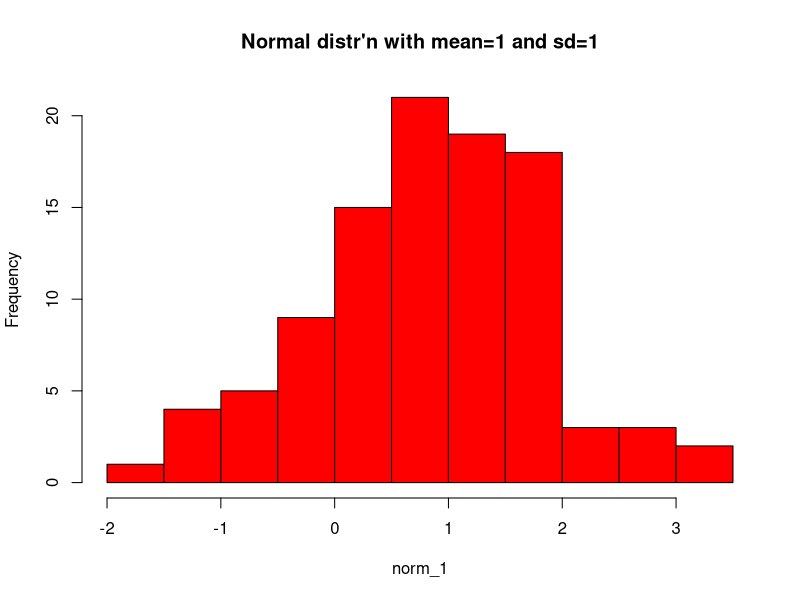
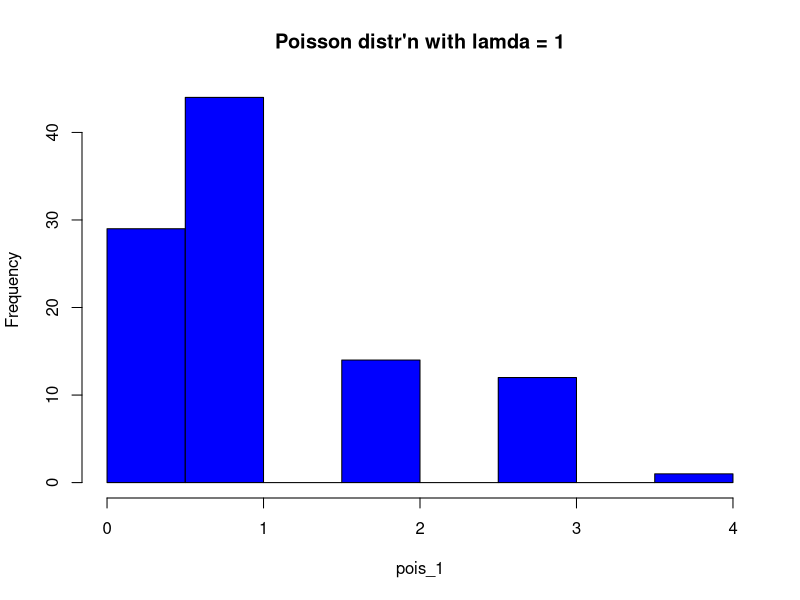
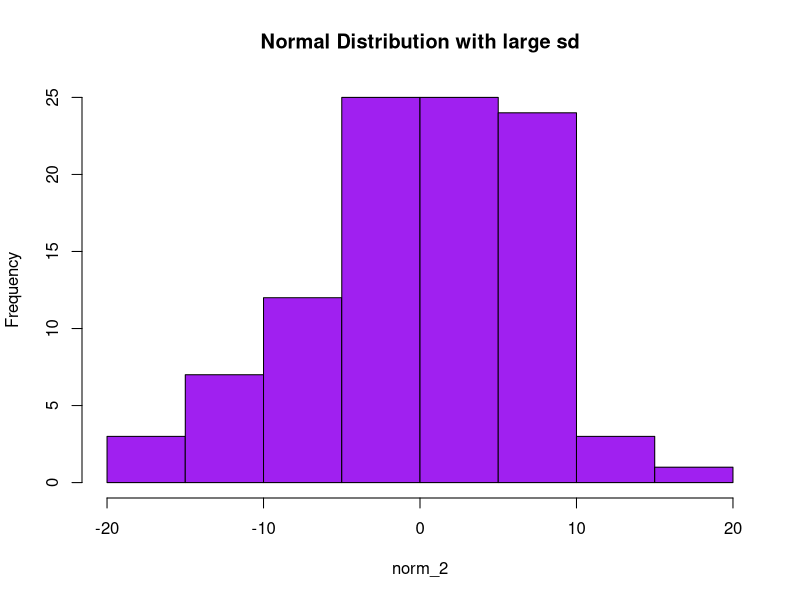
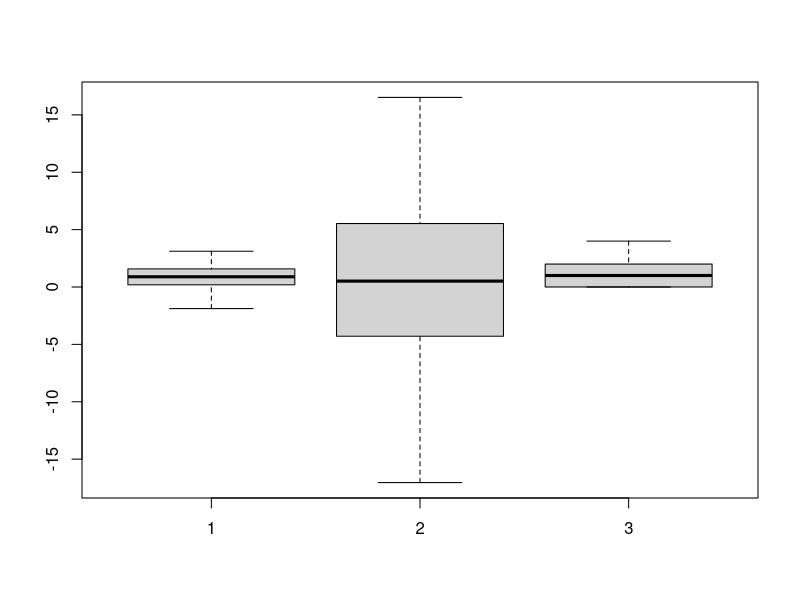
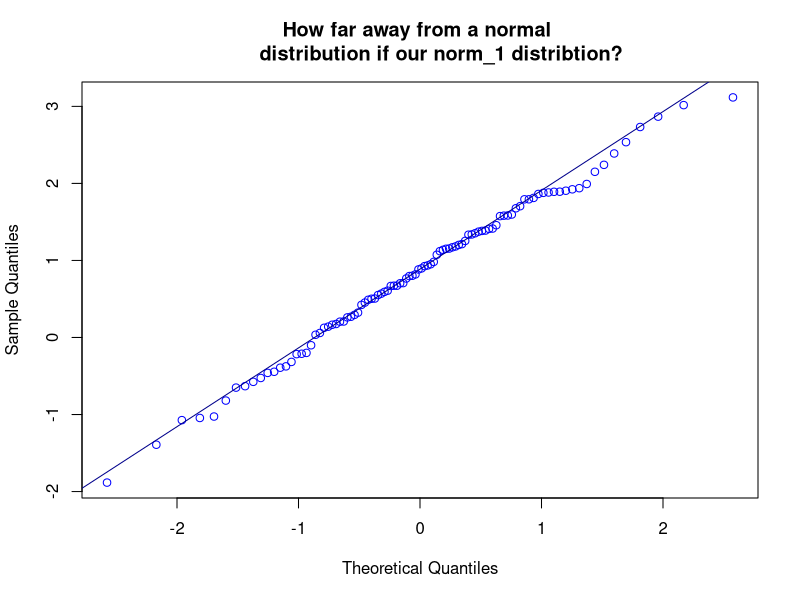
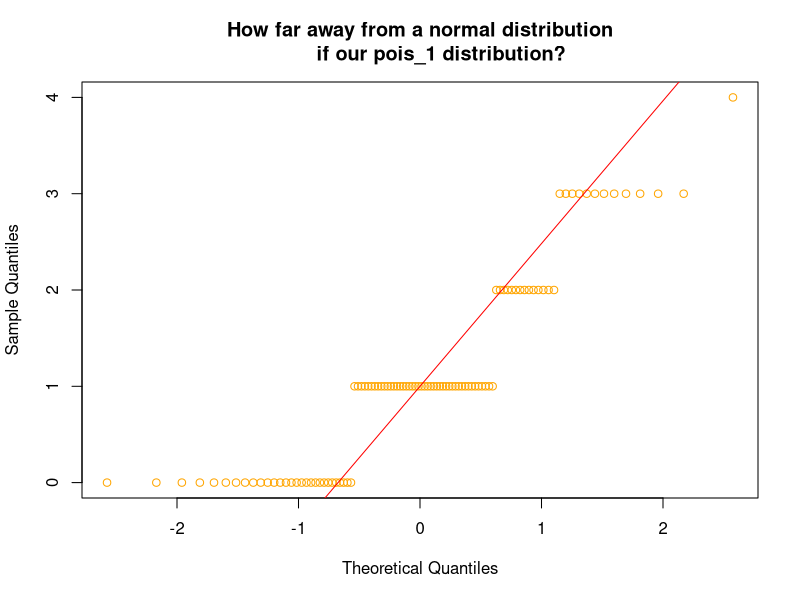
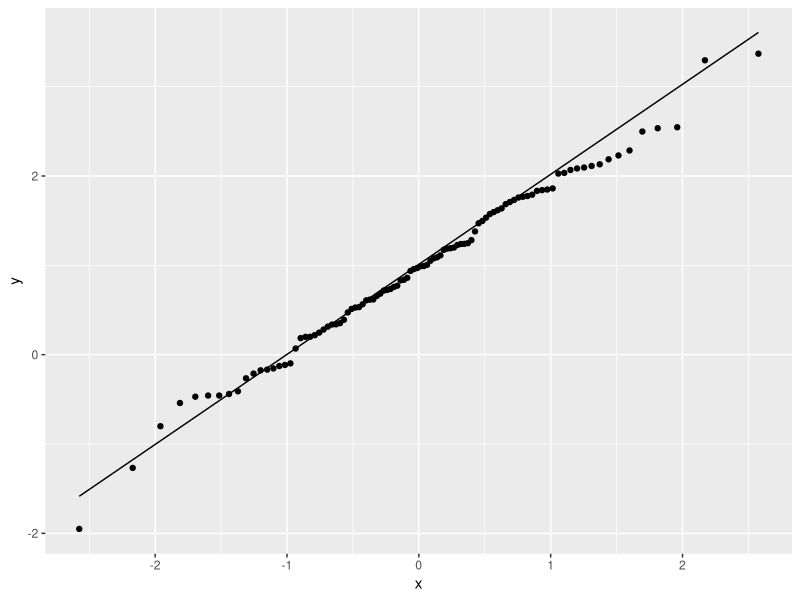
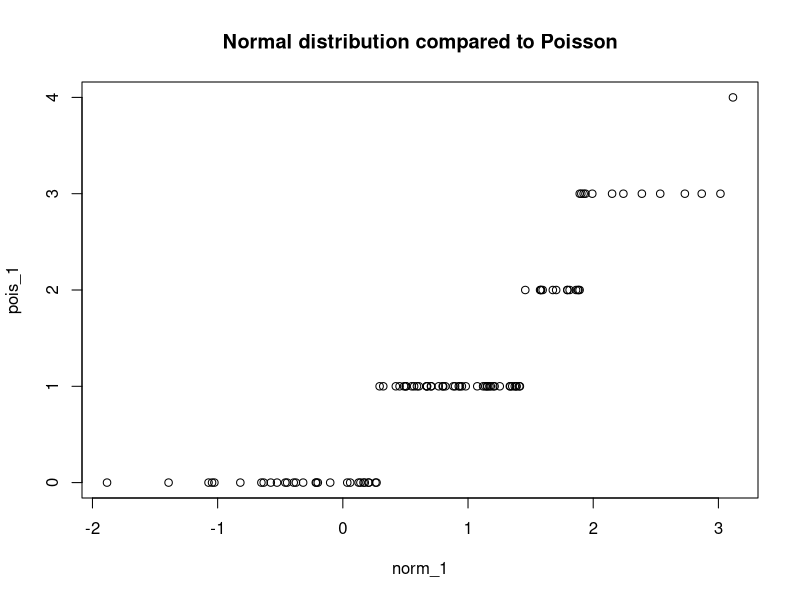

Source code (R) for these figures, in order: (Note: this script raises an error after producing the figures.)
## ---- chunk 1
#similar to the dbinom(), pbinom(), qbinom(), and rbinom() but for the normal distribution and the Poisson distribution:
# ---------------------------------
# normal distribution with 100 observations, mean of 1 and standard deviation of 1
norm_1<-rnorm(100,1,1)
# we can visualize this with a histogram
hist(norm_1,main="Normal distr'n with mean=1 and sd=1",col="Red")
# Poisson distribution with lamda = 1
pois_1<-rpois(100,1)
# the histograms of these two distributions should convince you that these two distributions
# are VERY different
hist(pois_1,main="Poisson distr'n with lamda = 1",col="Blue")
# -------------------
# Now one companion distribution that is normally distributed, but has very different sd and variance (not equal to 1)
norm_2<-rnorm(100,0,6)
#visual assessments
hist(norm_2,main="Normal Distribution with large sd",col="Purple")
# Now let's peek at a boxplot
boxplot(norm_1, norm_2,pois_1)
## ---- chunk 2
# qqnorm plot
qqnorm(norm_1, main="How far away from a normal 
       distribution if our norm_1 distribtion?", col="Blue")
# qqline on top of the qqnorm
qqline(norm_1, col="Dark Blue")
qqnorm(pois_1, main="How far away from a normal distribution
       if our pois_1 distribution?", col="Orange")
# qqline on top of the qqnorm
qqline(pois_1,col="Red")
## ---- chunk 3
#call library so that we can knit the document together later!
library(ggplot2)
#re-simulate our normal distribution as a dataframe first since ggplot2 requires dataframes!
# notice that it has the same number of samples, and the same mean and sd as rnorm_1 variable used throughout the rest of this rmd file. 
dummyf <- data.frame(y = rnorm(100,1,1))
ggplot(dummyf, aes(sample = y))+ stat_qq() + stat_qq_line()
## ---- chunk 4
# In the following cases, there are three comparisons using qqplot: 
#1. Normal to Poisson distribution centered on same mean
qqplot(norm_1, pois_1, main= "Normal distribution compared to Poisson")
#2. Normal distribution, mean =1, sd=1 compared to Normal Distribution with mean=0 sd=6
qqplot(norm_1,norm_2,main = "Two Normal distributions who both have \n mean =1 but vastly different stand dev")
# you can see from this last plot that qqplot doesn't warn us about when the variances aren't equal!! 
## ---- chunk 5
# are these variables normally distributed? Let's hope norm_1, and norm_2 are and that pois_1 are not! 
shapiro.test(norm_1)
# this should not be normally distributed since it simulated from a POISSON distribution!
shapiro.test(pois_1)
shapiro.test(norm_2)
## ---- chunk 6
# let's have a look at the standard deviations of the three previously manufactored distributions:
sd(norm_1)
sd(pois_1)
sd(norm_2)
# for fun, I have played with the conf.level and changed it from it's
# default of 0.95 to 0.99. 
# You will notice that you are now providing TWO arguments in the var.test 
# function since you are comparing the variances of TWO samples. I have
# compared norm_1, pois_1, and norm_2 below:  
x_y_f_test<-var.test(norm_1,pois_1,conf.level = 0.99)
x_y_f_test
var.test(norm_1,norm_2,conf.level = 0.99)
## ---- chunk 7
# one sample t tests: moose weights!
# statistical test is the one sample t test because we want to know if the population of all moose is equal to 423kg based on this sample: 
weights_moose<-c(401,380,393,450,420,435,426,397,415)
# 1. we usually begin with some visual assessment
# with only n=9, we don't expect our histogram to give us much information
hist(weights_moose)
# we could also use the density function
plot(density(weights_moose), main="Moose Weights")
# it is mound shaped so it is likely okay. We could do further testing with
# qqnorm and qqline plots
qqnorm(weights_moose)
qqline(weights_moose)
# let's see what the formal test tells us. We don't really need normality for this test, but we do need mound shaped and symmetric so the density graph was useful!
shapiro.test(weights_moose)
# let's check in and see what the mean is for this subset of 9 moose.
mean(weights_moose)
## ---- chunk 8
# there don't appear to be any serious violations so let's continue with the t test
moose.t<-t.test(weights_moose,mu=423,var.equal=TRUE)
moose.t
#var.equal=TRUE isn't a required argument for one sample t-tests because, well, 
# there's only one sample so there are not two samples to compare variance. I am 
# just pointing out that this argument exists since you will need it for two sample
# t-tests. An additional argument that is part of the t.test() is one that specifies
# whether or not the t test is a one sided or two sided test. That argument can
# be one of three things: 
# alternative = c("two.sided", "less", "greater")
# If we want to use the alternate hypothesis that the mean of our sample of
# moose is less than the mean of the moose population, mu=423, we would use the following command: 
moose_one_sided.t<-t.test(weights_moose,mu=423,alternative = "less")
moose_one_sided.t
## ---- chunk 9
Drug<-c(101,110,103,93,99,104)
Placebo<-c(91,87,99.77,88,91)
# we should test these variables to see if they are both from normal distributions
# the par function that allows you to, for instance, put both graphs into one window
par(mfrow=c(1,2))
# density function
plot(density(Drug), main="Drug")
plot(density(Placebo), main="Placebo")
# good old boxplot to get an instant visual of the median and variation
boxplot(Drug,Placebo,ylab="reaction times to stimulus",names=c("Drug","Placebo"))
# compare the means of the Drug and Placebo groups
means<-c(mean(Drug),mean(Placebo))
means
# overlay the means onto the last graph plotted - in this case the boxplot - with
# the points function. Boxplots show medians but not means so we are just adding the means to this plot.  
points(means,col="Red",pch=15)
## ---- chunk 10
# standard deviations comparison
Drug_sd<-sd(Drug)
Drug_sd
sd(Placebo)
var_eq<-var.test(Drug, Placebo)
print(var_eq)
## ---- chunk 11
# these are not even close to normally distributed and they variances are 
# not even close to equal BUT they do have similar shapes (bi-modal) so it 
# might be okay to use the t test (kinda amazing how robust it can be, no?)
# let's see if this works (we will see the var.test to test for equal variances below)
drug_treatment.t<-t.test(Drug,Placebo,var.equal=TRUE)
drug_treatment.t
# when standard deviations are really different, we need to use a welch's 
# approximate t-test and here we are comparing the results from welsh to the
# results from a regular t test. 
drug_treatment.t_welch<-t.test(Drug,Placebo)
drug_treatment.t_welch
# welch's t test is the default of the two sided t test, and assumes that variances are unequal. This is a conservative test
# which is why it is the default. 
## ---- chunk 12
Regular<-c(16,20,21,22,23,22,27,25,27,28)
Premium<-c(19,22,24,24,25,25,26,26,28,32)
# by setting paired to be TRUE, you get a paired t-test instead of a t-test. 
gas.t<-t.test(Regular, Premium,paired = TRUE)
gas.t
## ---- chunk 13
# calculate the sd of the data set where Regular-Premium since we are trying to test the difference between the two fuels
sd_paired_gas<-sd(Regular-Premium)
sd_paired_gas
# pair is defined
test_pair<-Regular-Premium
test_pair
# let's see if the differences between Regular-Premium are normally distributed
# since that is the assumption of the paired t-test
hist(test_pair)
# run the power t test with the appropriate sd
power.t.test(delta=0.2,sd=sd_paired_gas,type="paired",power=0.9)
# how does this compare to if you forget to use the appropriate sd and 
# just use the default value of 1?
power.t.test(delta=0.2,type="paired",power=0.9)
## ---- chunk 14
# sd: 
Drug_sd<-sd(Drug)
Drug_sd
Placebo_sd<-sd(Placebo)
Placebo_sd
# pooled sd when each group has n=6. We do this by hand. There might be an easier 
# built-in way to do it but I haven't found it. If you do, as always, let me know!
pooled_sd_drugs<-sqrt((5*(Drug_sd^2)+5*(Placebo_sd^2))/(10))
pooled_sd_drugs
# run the power t test with the appropriate pooled sd
power.t.test(delta=2,sd=pooled_sd_drugs,power=0.9)
# how does this compare to if you forget to use the appropriate sd 
# and just use the default value of 1?
power.t.test(delta=2,power=0.9)
## ---- chunk 15
# let's compare what happens when we use welch's approx t test, since 
# variances are different to what results from just using a regular t-test
# and the norm_2 distribution has a variance that is 6 times the variance
# of the norm_1 distribution. 
welch_t<-t.test(norm_1,norm_2)
non_welch_t<-t.test(norm_1,norm_2,var.equal = TRUE)
# call them! ESPECIALLY LOOK AT THE DEGREES OF FREEDOM!!
welch_t
non_welch_t
# Now let's see what happens when we compare two distributions that have
# similar shapes and similar variances:norm_1 and I am creating norm_3 which has a mean of 0 and a sd of 1:
## ---- chunk 16
norm_3<-rnorm(100,0,1)
welch_t_x_q<-t.test(norm_1,norm_3)
non_welch_t_x_q<-t.test(norm_1,norm_3,var.equal = TRUE)
welch_t_x_q
non_welch_t_x_q
# let's see how significant the test is between two completely different
# distributions which have the same mean (1) and sd (1). 
# Variable q (normal distribution) and variable y (poisson distribution)  
diff_distr<-t.test(pois_1,norm_1)
diff_distr
# pretty robust even though the distributions are different, eh? 
# Althought the distributions aren't actually hugely different: 
par(mfrow=c(1,2))
plot(density(norm_1), main="Normal distr mean =1 and sd=1")
plot(density(pois_1), main="Poisson dist lambda=mean=variance=1")
## ---- chunk 17
#log transformation; log()
transformed_normal<-log(norm_1)
transformed_normal
#let's see visually if this has helped at all.Note that it should still be
# pretty normally distributed because the variable x is normally distributed 
qqnorm(transformed_normal)
qqline(transformed_normal)
# do the same thing but with the Poisson distributed variable y
transformed_poisson<-log(pois_1)
transformed_poisson
# Oh. Wait - why isn't this working? Let's remember what happens when you take a log(0)...
pois_1
# ah... so transformation won't work with certain distributions....
# I have hashed the following out. Why don't you think they work? 
#qqnorm(transformed_poisson)
#qqline(transformed_poisson)
## ---- chunk 18
# Mann Whitney test is performed which is the non-parametric alternative 
# to the two sample t test. These are both normally distributed, but have vastly different sd. 
# A Welch's approximate t test would be best here. This is for illustration purposes only!
First_Comparison_WC<-wilcox.test(norm_1,norm_2,paired=FALSE)
First_Comparison_TT<-t.test(norm_1,norm_2) # since the var.equal argument in t.test is set to FALSE, this gives Welch's already
print("Let's compare the output of the WC to the TT")
print(First_Comparison_WC)
print(First_Comparison_TT)
#compare the normal and the poisson distributed variables
#Second_Comparison_WC<-wilcox.test(norm_1,pois_1)
#Second_Comparison_TT<-t.test(norm_1,pois_1)
#print("Let's compare the output of the WC to the TT")
#print(Second_Comparison_WC)
#print(Second_Comparison_TT)
# non-parametric alternative,wilcoxon signed rank test, to paired t test
#Third_Comparison_WC<-wilcox.test(norm_1,pois_1,paired=TRUE)
#Third_Comparison_TT<-t.test(norm_1,pois_1,paired=TRUE)
#print("Let's compare the output of the WC to the TT")
#print(Third_Comparison_WC)
#print(Third_Comparison_TT)
## ---- chunk 19
#First comparison was for two distributions with different means and different sd: norm_1,norm_2
n1x <- function(n) rnorm(n, mean = 1, sd = 1) 
n2y <- function(n) rnorm(n, mean = 0, sd = 6) 
## two-sample
sim.ssize.wilcox.test(rx = n1x, ry = n2y, n.max = 1000, iter = 1000)
#emp.power is the empirical power that is calculated for each 'n'
# Second comparison was for two distributions: norm_1,pois_1
n1x <- function(n) rnorm(n, mean = 1, sd = 1) 
p1y <- function(n) rpois(n, lambda=1) 
## two-sample
sim.ssize.wilcox.test(rx = n1x, ry = p1y, n.max = 1000, iter = 1000)
 
## ---- chunk 20
runs<-100000
# page A converted 20 individuals and 100 did not convert after exposure to page type A
a.samples<-rbeta(runs,20,100)
# page b 38 converted and 110 did not convert
b.samples<-rbeta(runs,38,110)
# we want to know the difference between A and B in convincing people to sign
# up but this difference isn't normally distributed.This would be equivalent 
# to a one sided t-test where Ho: a-b=0 and Ha: a>b
mc.p.value<-sum(a.samples>b.samples)/runs
mc.p.value
# let's see what this looks like
hist(b.samples/a.samples)
## ---- chunk 21
t.test(a.samples, b.samples,var.equal=TRUE, alternative="greater")
## ---- chunk 22
# load packages
library(knitr)
library(tidyverse)
library(survival)
library(survminer)
# Now that we have loaded these libraries, we can set output options <---- this is useful!
opts_chunk$set(fig.width = 5, fig.height = 4)
opts_knit$set(warning = FALSE,message = FALSE)

## ---- chunk 23
#using graphing that we have already seen, let's do a quick histogram. 
hist(lung$time, xlab="Length of Survival Time", main="Histogram of Survial Time \n in Lung cancer Patients")

# now for something much fancier (that uses ggplot2, just because...)
ggplot(lung, aes(x = time, fill = factor(status))) +
  geom_histogram(bins = 25, alpha = 0.6, position = "identity") +
  scale_fill_manual(values = c("blue", "red"), labels = c("Censored", "Dead")) +
  labs(x = "Days",y = "Count")
## ---- chunk 24
Surv(lung$time, lung$status)[1:10]
# we can also peek at the columns in the lung dataset. You can confirm that the censored
# data appears in the dataframe... since the time column is adjacent to the status column
# THIS IS ALMOST ALWAYS A GOOD PLACE TO START YOUR ANALYSIS!
lung[1:10,]
## ---- chunk 25
# we fit the survival curve for the entire 'Surv' object that we created in the R chunk
# above and we will fit it on x="1". WHY DO YOU USE 1? This is the convention for 
# finding the expected survival for the entire group and not a subset. 
f1 <- survfit(Surv(time, status) ~ 1, data = lung)
#peek at the names/columns in this object --- we'll do this quite a bit when we discuss ANOVA and correlation/regression
f1
# we can see that we have 228 patients being tracked (originally) and 165 individuals were followed for the entire length of the study (63 individuals were censored). 
# we can also see that we have 310 days of median survival for the uncensored individuals and even the upper and lower bounds on the confidence interval!
print("--------------------Now let's use names() function-------------------------------")
names(f1)
print("-----------------Now let's use summary() function-------------------------------")
#summary(f1)
## ---- chunk 26
plot(survfit(Surv(time, status) ~ 1, data = lung), 
     xlab = "Days", 
     ylab = "Overall survival probability")
## ---- chunk 27
ggsurvplot(
    fit = survfit(Surv(time, status) ~ 1, data = lung), 
    xlab = "Days", 
    ylab = "Overall survival probability",col="Blue")
## ---- chunk 28
summary(survfit(Surv(time, status) ~ 1, data = lung), times = 365.25)
## ---- chunk 29
summary(f1)$table["median"]
# calling it in the following way will also give you CI around the median and remind you 
# how many individuals are left, in this case 165 individuals are left in the study at
# 310 days. 
survfit(Surv(time, status) ~ 1, data = lung)
## ---- chunk 30
plot_main <- 
  ggsurvplot(data = lung, fit = f1,
    xlab = "Months",
    legend = "none",
    xscale = 30.4,
    break.x.by = 182.4, 
    risk.table = TRUE,
    risk.table.y.text = FALSE)
plot1 <- plot_main
plot1$plot <- plot1$plot + 
  geom_segment(x = 365.25, xend = 365.25, y = -0.05, yend = 0.4092416, 
               size = 1.5) +
  geom_segment(x = 365.25, xend = -40, y = 0.4092416, yend = 0.4092416,
               size = 1.5, 
               arrow = arrow(length = unit(0.2, "inches")))+
  geom_segment(x = 310, xend = 310, y = 0.5, yend = -0.03, size = 1.5, 
               arrow = arrow(length = unit(0.2, "inches")),colour="Blue")
plot1
## ---- chunk 31
sex_diff_surv<-survdiff(Surv(time, status) ~ sex, data = lung)
#remember males=1 and females =2
sex_diff_surv
## ---- chunk 32
plot(survfit(Surv(time,status) ~ sex, data=lung), main = "Plot of Survival Curves by sex", xlab = "Length of Survival",ylab="Proportion of Individuals who have Survived",col=c("blue","red"))
legend("topright", legend=c("men", "women"),fill=c("blue","red"),bty="n")
## ---- chunk 33
fakedata2 <- lung %>% 
  mutate(time = ifelse(status == 2, time, 1022), 
         group = "No censoring") %>% 
  full_join(mutate(lung, group = "With censoring"))
fit3 <- survfit(Surv(time, status) ~ group, data = fakedata2)
ggsurvplot(
  data = fakedata2, 
  fit = fit3,
  xlab = "Months",
  legend = "bottom",
  legend.title = "",
  legend.labs = c("No censoring", "With censoring"),
  xscale = 30.4,
  break.x.by = 182.4, 
  risk.table = TRUE,
  risk.table.y.text = FALSE)
